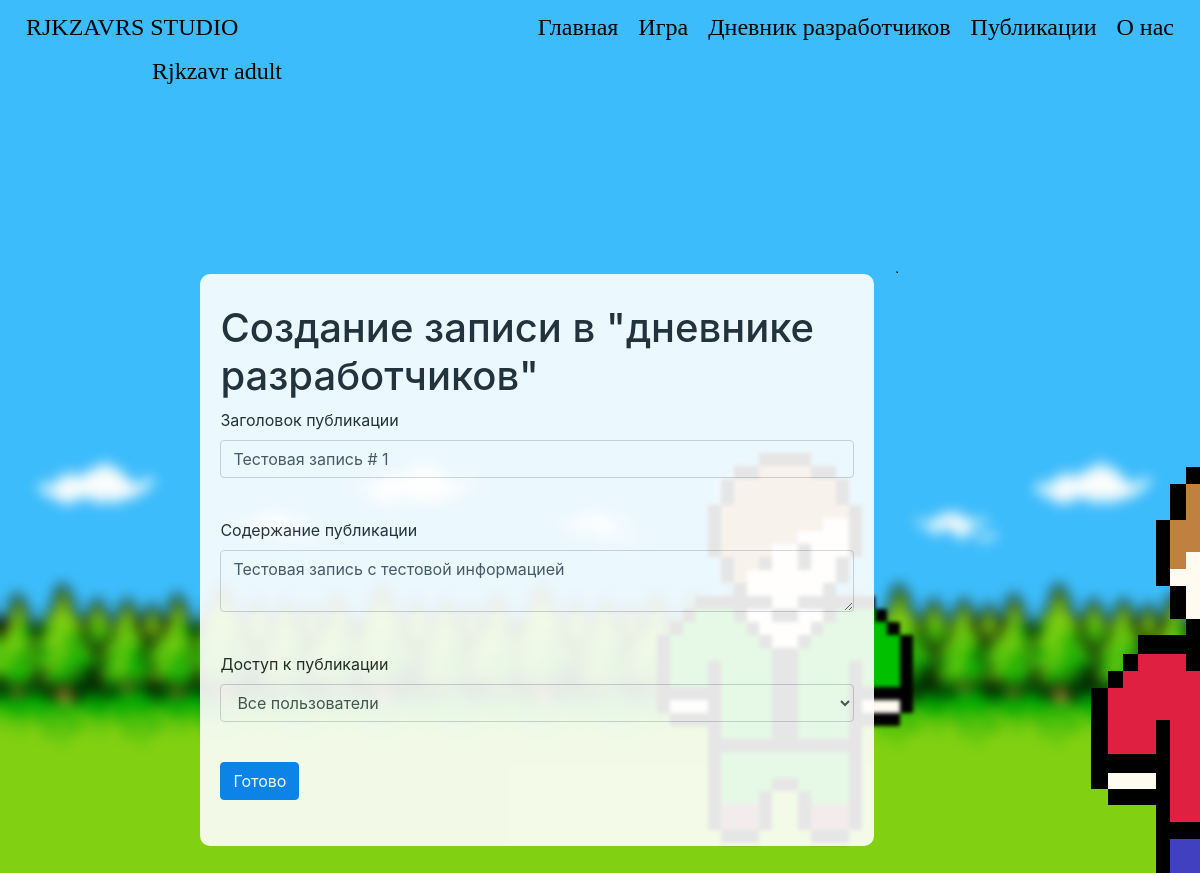
Page /developers_diary_change/1/ (signed in) on the earlier database version.
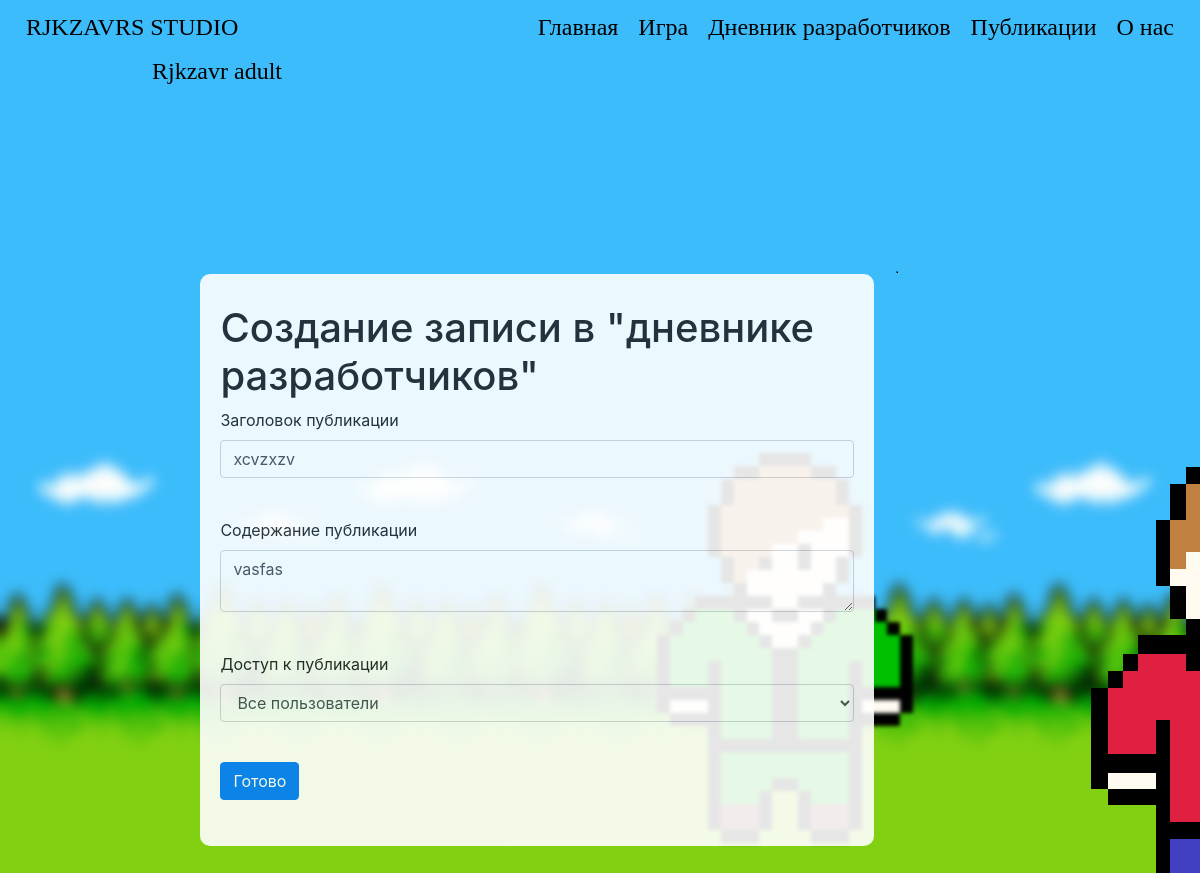
Same page on the later database version.
### data/developers_diary.py (models this page shows, shortened)
class DevelopersDiary(SqlAlchemyBase, SerializerMixin):
    __tablename__ = 'developers_diary'
    id = sqlalchemy.Column(sqlalchemy.Integer, primary_key=True, autoincrement=True)
    header = sqlalchemy.Column(sqlalchemy.String, nullable=True)
    body = sqlalchemy.Column(sqlalchemy.String, nullable=True)
    good_marks = sqlalchemy.Column(sqlalchemy.Integer, nullable=True, default=0)
    bad_marks = sqlalchemy.Column(sqlalchemy.Integer, nullable=True, default=0)
    created_date = sqlalchemy.Column(sqlalchemy.DateTime, default=datetime.now())
    comments = orm.relation('Comments')
    availability_status = sqlalchemy.Column(sqlalchemy.Integer, nullable=True, default=0)
    author_id = sqlalchemy.Column(sqlalchemy.Integer, sqlalchemy.ForeignKey("user.id"))
    author = orm.relation('User')

### run.py (the view, shortened to what this page needs)
@app.route('/developers_diary_change/<int:id>/', methods=['GET', 'POST'])
@login_required
def developers_diary_edit(id):
    a_s = {0: 'Все пользователи', 1: 'Только зарегестрированные и выше', 2: 'Только разработчики'}
    if current_user.status >= 1:
        form = DevelopersDiaryForm()
        if request.method == "GET":
            session = db_session.create_session()
            ds_diary = session.query(DevelopersDiary).filter(DevelopersDiary.id == id).first()
            session.close()
            if ds_diary:
                form.header.data = ds_diary.header
                form.body.data = ds_diary.body
                form.availability_status.data = (ds_diary.availability_status, a_s[ds_diary.availability_status])
            else:
                abort(404)
        return render_template('DevelopersDiaryAdd.html', title='Редактирование записи в дневнике разработчиков',
                               form=form, style=url_for('static', filename='css/style.css'),
                               bgimg=get_image_profile(current_user))
    else:
        abort(404)

### data/forms.py
class DevelopersDiaryForm(FlaskForm):
    header = StringField('Заголовок публикации', validators=[DataRequired()])
    body = TextAreaField('Содержание публикации', validators=[DataRequired()])
    choices = [(0, 'Все пользователи'), (1, 'Только зарегестрированные и выше'), (2, 'Только разработчики')]
    availability_status = SelectField('Доступ к публикации', choices=choices, validators=[DataRequired()], default=choices[0])
    submit = SubmitField("Готово")

### data/db_session.py (called while the page is built)
def create_session() -> Session:
    global __factory
    return __factory()

### run.py (called while the page is built)
def get_image_profile(user):
    bg_img = 1
    if user.is_authenticated:
        bg_img = user.background_image_id + 1
    return url_for('static', filename=f'img/background_img_{bg_img}.png')

@login_manager.user_loader
def load_user(user_id):
    session = db_session.create_session()
    return session.query(User).get(user_id)

### templates/DevelopersDiaryAdd.html (shortened to what this page needs)
{% extends "base.html" %}
{% block content %}
<h1>Создание записи в "дневнике разработчиков"</h1>
<form action="" method="post">
    <p>
        {{ form.header.label }}<br>
        {{ form.header(class="form-control") }}<br>
    </p>
    <p>
        {{ form.body.label }}<br>
        {{ form.body(class="form-control") }}<br>
    </p>
    <p>
        {{ form.availability_status.label }}<br>
        {{ form.availability_status(class="form-control") }}<br>
    </p>
    <p>{{ form.submit(type="submit", class="btn btn-primary") }}</p>
</form>
{% endblock %}

Differences in the rows shown:
changed DevelopersDiary "Все пользователи": header "Тестовая запись # 1" → "xcvzxzv"; body "Тестовая запись с тестовой информацией" → "vasfas"
